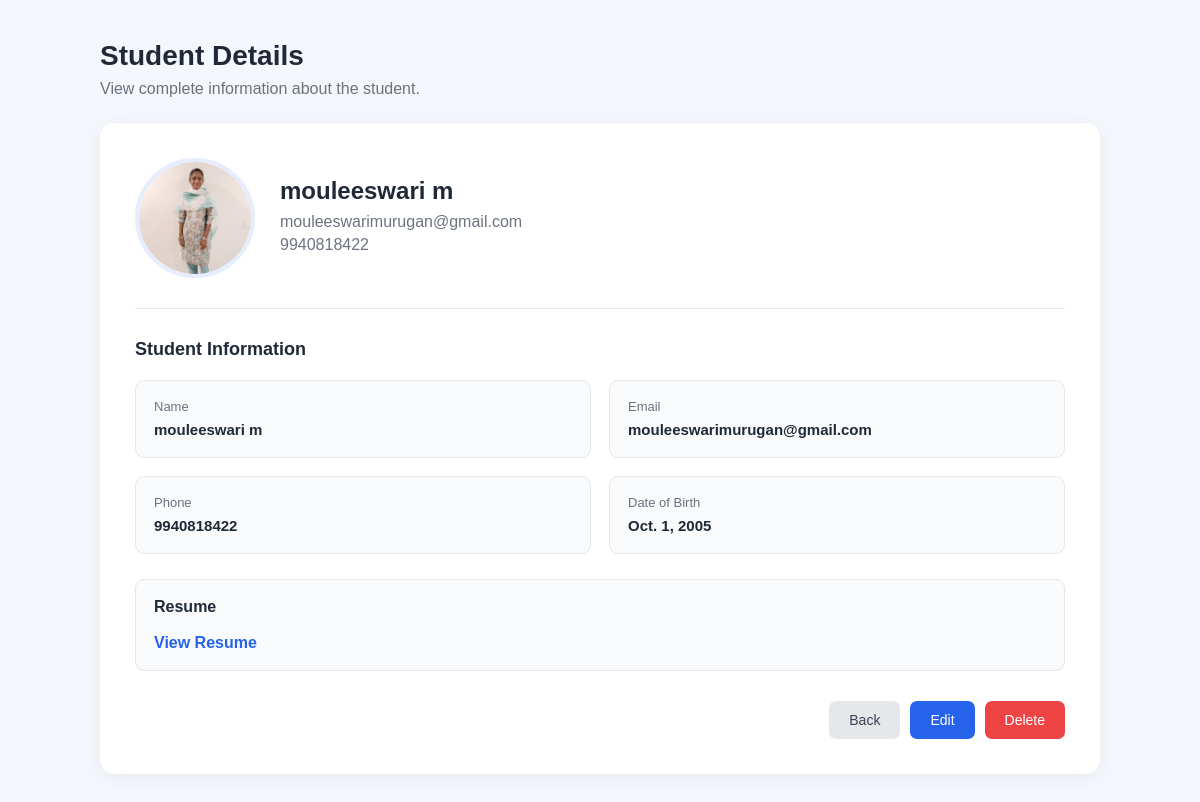
Page /myapp/student/1/ on the committed database.
### myapp/models.py (models this page shows, shortened)
class Student(models.Model):
    name=models.CharField(max_length=30)
    email=models.EmailField()
    phone=models.CharField(max_length=10)
    date_of_birth=models.DateField()
    profile_image = models.ImageField(upload_to="images/")
    resume=models.FileField(upload_to="file/")

### myapp/views.py (the view)
# urls.py: path("student/<int:id>/", views.student_detail, name="student_detail"),
def student_detail(request, id):
    student = Student.objects.get(id=id)
    return render(request, "stu_details.html", {
        "student": student
    })

### myapp/templates/stu_details.html (shortened to what this page needs)
<!DOCTYPE html>
<html lang="en">
<head>
</head>
<body>
    <div class="container">
        <div class="page-title">
            <h1>Student Details</h1>
            <p>
                View complete information about the student.
            </p>
        </div>
        <div class="student-card">
            <div class="profile-section">
                {% if student.profile_image %}
                    <img
                        src="{{ student.profile_image.url }}"
                        alt="{{ student.name }}"
                    >
                {% endif %}
                <div class="profile-info">
                    <h2>
                        {{ student.name }}
                    </h2>
                    <p>
                        {{ student.email }}
                    </p>
                    <p>
                        {{ student.phone }}
                    </p>
                </div>
            </div>
            <h3 class="details-title">
                Student Information
            </h3>
            <div class="details-grid">
                <div class="detail-box">
                    <span>Name</span>
                    <strong>
                        {{ student.name }}
                    </strong>
                </div>
                <div class="detail-box">
                    <span>Email</span>
                    <strong>
                        {{ student.email }}
                    </strong>
                </div>
                <div class="detail-box">
                    <span>Phone</span>
                    <strong>
                        {{ student.phone }}
                    </strong>
                </div>
                <div class="detail-box">
                    <span>Date of Birth</span>
                    <strong>
                        {{ student.date_of_birth }}
                    </strong>
                </div>
            </div>
            {% if student.resume %}
                <div class="resume-section">
                    <strong>
                        Resume
                    </strong>
                    <br><br>
                    <a
                        href="{{ student.resume.url }}"
                        target="_blank"
                    >
                        View Resume
                    </a>
                </div>
            {% endif %}
            <div class="actions">
                <a href="{% url 'student_list' %}">
                    <button class="back">
                        Back
                    </button>
                </a>
                <a href="{% url 'student_update' student.id %}">
                    <button class="edit">
                        Edit
                    </button>
                </a>
                <a href="{% url 'student_delete' student.id %}">
                    <button class="delete">
                        Delete
                    </button>
                </a>
            </div>
        </div>
    </div>
</body>
</html>

### myapp/templates/stu_details.html (style rules this page uses)
* { box-sizing: border-box; }
body { margin: 0; font-family: Arial, sans-serif; background: #f4f7fb; color: #1f2937; }
.container { width: 90%; max-width: 1000px; margin: 40px auto; }
.page-title { margin-bottom: 25px; }
.page-title h1 { margin: 0; font-size: 28px; }
.page-title p { margin-top: 8px; color: #6b7280; }
.student-card { background: white; border-radius: 14px; padding: 35px; box-shadow: 0 4px 20px rgba(0, 0, 0, 0.06); }
.profile-section { display: flex; align-items: center; gap: 25px; padding-bottom: 30px; border-bottom: 1px solid #e5e7eb; }
.profile-section img { width: 120px; height: 120px; border-radius: 50%; object-fit: cover; border: 4px solid #e5edff; }
.profile-info h2 { margin: 0 0 8px; font-size: 24px; }
.profile-info p { margin: 5px 0; color: #6b7280; }
.details-title { margin: 30px 0 20px; font-size: 18px; }
.details-grid { display: grid; grid-template-columns: repeat(2, 1fr); gap: 18px; }
.detail-box { background: #f8fafc; padding: 18px; border-radius: 9px; border: 1px solid #e5e7eb; }
.detail-box span { display: block; font-size: 13px; color: #6b7280; margin-bottom: 7px; }
.detail-box strong { font-size: 15px; }
.resume-section { margin-top: 25px; padding: 18px; background: #f8fafc; border-radius: 9px; border: 1px solid #e5e7eb; }
.resume-section a { color: #2563eb; text-decoration: none; font-weight: bold; }
.actions { margin-top: 30px; display: flex; justify-content: flex-end; gap: 10px; }
.actions a { text-decoration: none; }
.actions button { border: none; padding: 11px 20px; border-radius: 7px; font-size: 14px; cursor: pointer; }
.edit { background: #2563eb; color: white; }
.delete { background: #ef4444; color: white; }
.back { background: #e5e7eb; color: #374151; }

### rows in the picture
Student: profile_image (picture), name "mouleeswari m", email "mouleeswarimurugan@gmail.com", phone "9940818422", date_of_birth "Oct. 1, 2005"
